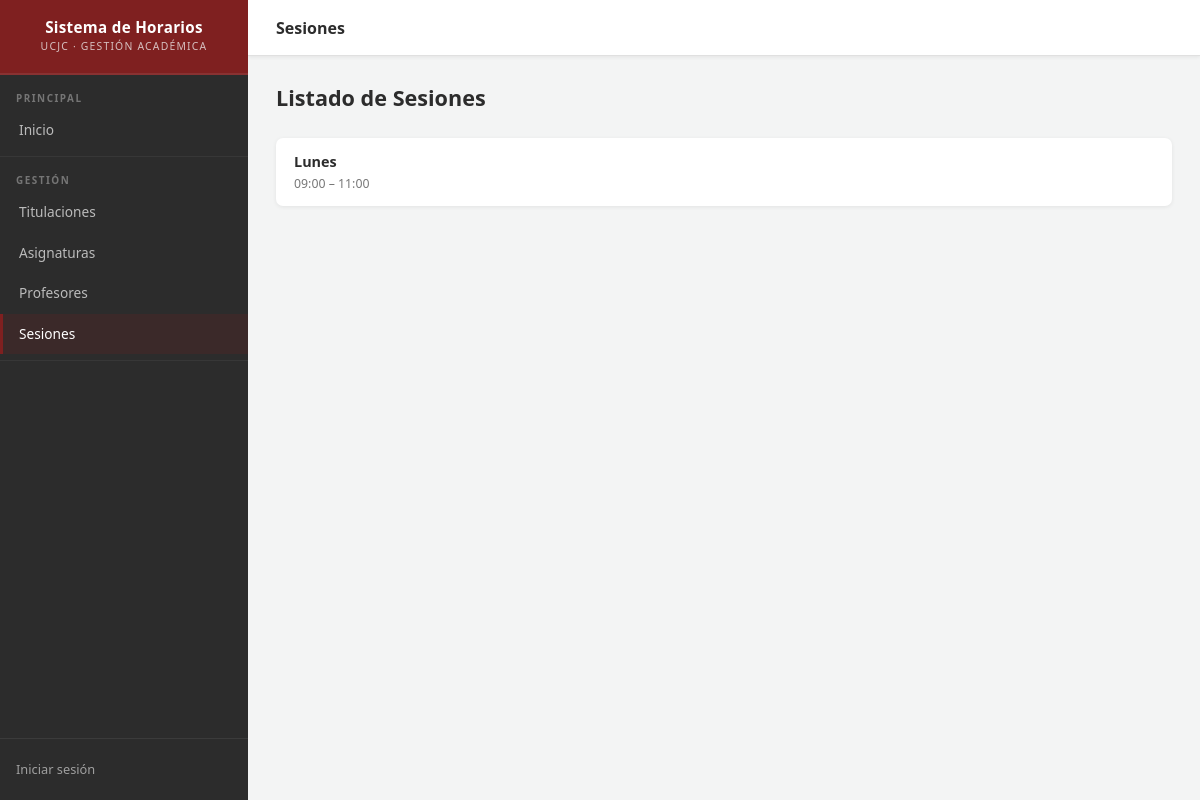
The page /horarios/sesiones/ on the database as committed earlier.
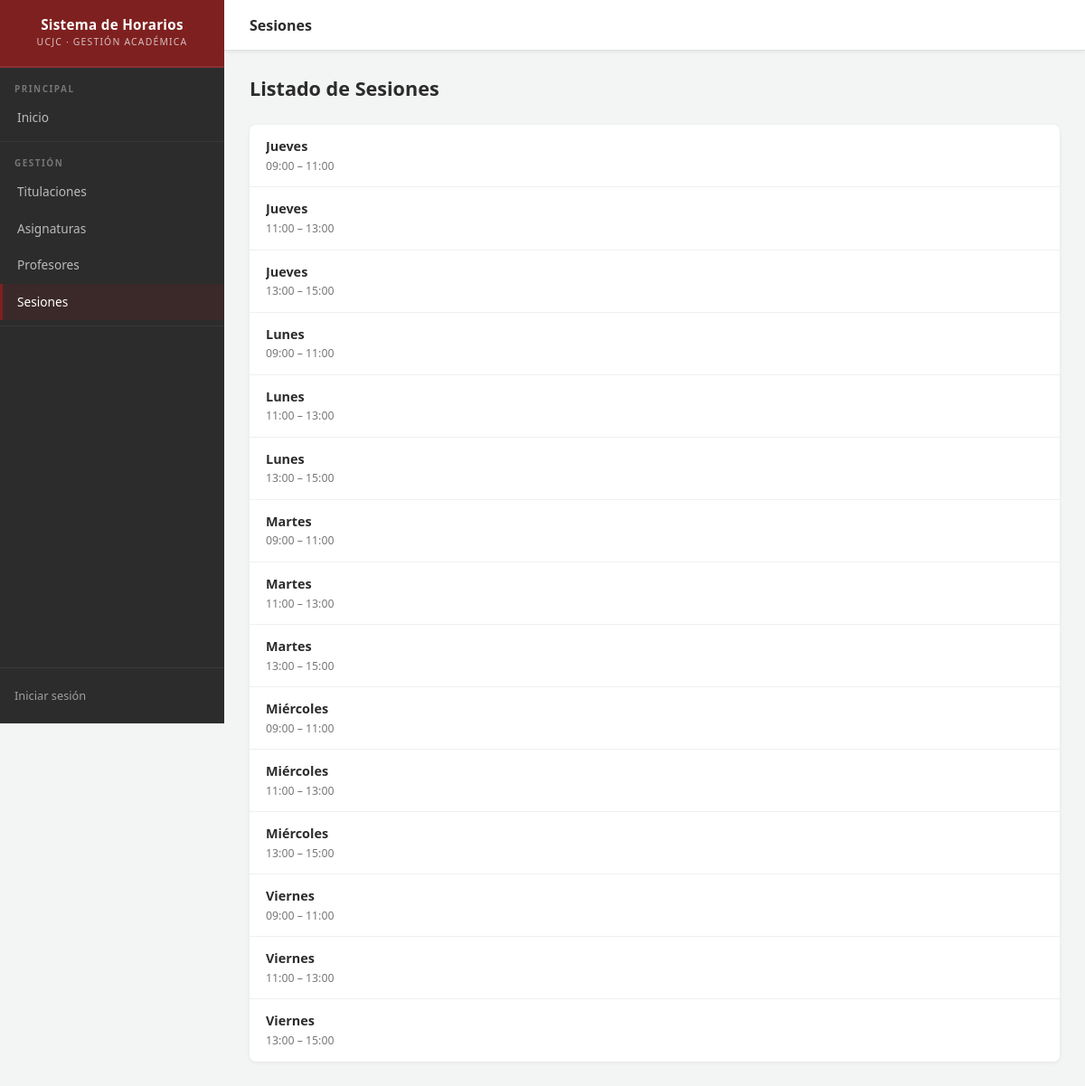
The same page on the database as committed later.
### horarios/models.py (models this page shows, shortened)
class Sesion(models.Model):
    DIAS_SEMANA = [
        ('LUN', 'Lunes'),
        ('MAR', 'Martes'),
        ('MIE', 'Miércoles'),
        ('JUE', 'Jueves'),
        ('VIE', 'Viernes'),
    ]
    dia = models.CharField(max_length=3, choices=DIAS_SEMANA)
    hora_inicio = models.TimeField()
    hora_fin = models.TimeField()
    class Meta:
        ordering = ['dia', 'hora_inicio']

### horarios/views.py (the view)
# urls.py: path('sesiones/', views.SesionListView.as_view(), name='sesiones'),
class SesionListView(generic.ListView):
    model = Sesion
    paginate_by = 15

### horarios/templates/horarios/sesion_list.html (shortened to what this page needs)
{% extends "base_generic.html" %}
{% block page_title %}Sesiones{% endblock %}
{% block content %}
<div class="page-header">
  <h2>Listado de Sesiones</h2>
</div>
{% if sesion_list %}
<div class="card">
  <ul class="item-list">
    {% for sesion in sesion_list %}
    <li>
      <div class="item-main">
        <div class="item-title">{{ sesion.get_dia_display }}</div>
        <div class="item-subtitle">{{ sesion.hora_inicio|time:"H:i" }} – {{ sesion.hora_fin|time:"H:i" }}</div>
      </div>
    </li>
    {% endfor %}
  </ul>
</div>
{% endif %}
{% endblock %}

### horarios/templates/base_generic.html (shortened to what this page needs)
{% load static %}
<!DOCTYPE html>
<html lang="es">
<head>
  <link rel="stylesheet" href="{% static 'css/style.css' %}">
</head>
<body>
<div class="layout">
  <aside class="sidebar">
    <div class="sidebar-brand">
      <div class="brand-title">Sistema de Horarios</div>
      <span class="brand-sub">UCJC · Gestión Académica</span>
    </div>
    <div class="sidebar-section">
      <p class="sidebar-section-label">Principal</p>
      <nav>
        <a href="{% url 'index' %}"
           {% if request.resolver_match.url_name == 'index' %}class="active"{% endif %}>
          Inicio
        </a>
      </nav>
    </div>
    <div class="sidebar-section">
      <p class="sidebar-section-label">Gestión</p>
      <nav>
        <a href="{% url 'titulaciones' %}"
           {% if 'titulacion' in request.resolver_match.url_name %}class="active"{% endif %}>
          Titulaciones
        </a>
        <a href="{% url 'asignaturas' %}"
           {% if 'asignatura' in request.resolver_match.url_name %}class="active"{% endif %}>
          Asignaturas
        </a>
        <a href="{% url 'profesores' %}"
           {% if 'profesor' in request.resolver_match.url_name %}class="active"{% endif %}>
          Profesores
        </a>
        <a href="{% url 'sesiones' %}"
           {% if 'sesion' in request.resolver_match.url_name %}class="active"{% endif %}>
          Sesiones
        </a>
      </nav>
    </div>
    <div class="sidebar-user">
      {% if user.is_authenticated %}
        <span class="user-label">Usuario</span>
        <span class="user-name">{{ user.get_username }}</span>
        <form action="{% url 'logout' %}" method="post">
          {% csrf_token %}
          <button type="submit" class="btn-logout">Cerrar sesión</button>
        </form>
      {% else %}
        <a href="{% url 'login' %}?next={{ request.path }}" class="sidebar-login-link">
          Iniciar sesión
        </a>
      {% endif %}
    </div>
  </aside>
  <div class="main-wrapper">
    <div class="top-bar">
      <div class="top-bar-title">{% block page_title %}Sistema de Horarios{% endblock %}</div>
    </div>
    <div class="page-body">
      {% block content %}{% endblock %}
    </div>
  </div>
</div>
</body>
</html>

### static/css/style.css (style rules this page uses)
:root { --crimson: #7F2020; --crimson-dark: #5a1515; --crimson-light: #a33d3d; --crimson-hover: #6b1a1a; --off-white: #F3F4F4; --charcoal: #2C2C2C; --charcoal-light: #3f3f3f; --white: #ffffff; --border: #e0e0e0; --border-light: #f0f0f0; --text-muted: #777; --sidebar-width: 248px; --topbar-height: 56px; --radius: 7px; --shadow-sm: 0 1px 4px rgba(0,0,0,0.07); --shadow: 0 2px 10px rgba(0,0,0,0.09); }
*, *::before, *::after { box-sizing: border-box; margin: 0; padding: 0; }
html { scroll-behavior: smooth; }
body { font-family: 'Segoe UI', system-ui, -apple-system, BlinkMacSystemFont, sans-serif; background: var(--off-white); color: var(--charcoal); min-height: 100vh; font-size: 15px; line-height: 1.5; }
a { color: var(--crimson); text-decoration: none; }
ul, ol { padding-left: 1.2em; }
.layout { display: flex; min-height: 100vh; }
.sidebar { width: var(--sidebar-width); min-height: 100vh; background: var(--charcoal); color: var(--off-white); display: flex; flex-direction: column; position: fixed; top: 0; left: 0; z-index: 200; overflow-y: auto; overflow-x: hidden; }
.sidebar-brand { background: var(--crimson); padding: 18px 16px; text-align: center; border-bottom: 2px solid rgba(255,255,255,0.08); flex-shrink: 0; }
.sidebar-brand .brand-title { font-size: 0.95rem; font-weight: 700; color: white; letter-spacing: 0.3px; line-height: 1.2; }
.sidebar-brand .brand-sub { display: block; font-size: 0.65rem; font-weight: 400; opacity: 0.75; margin-top: 3px; letter-spacing: 1.2px; text-transform: uppercase; }
.sidebar-section { padding: 6px 0; border-bottom: 1px solid rgba(255,255,255,0.05); }
.sidebar-section-label { padding: 10px 16px 4px; font-size: 0.62rem; letter-spacing: 1.5px; text-transform: uppercase; color: rgba(255,255,255,0.35); font-weight: 600; }
.sidebar nav a { display: flex; align-items: center; gap: 9px; padding: 10px 16px; color: rgba(255,255,255,0.68); font-size: 0.855rem; font-weight: 500; transition: all 0.18s ease; border-left: 3px solid transparent; text-decoration: none; }
.sidebar nav a.active { background: rgba(127,32,32,0.18); color: white; border-left-color: var(--crimson); }
.sidebar-user { margin-top: auto; padding: 14px 16px; border-top: 1px solid rgba(255,255,255,0.07); flex-shrink: 0; }
.sidebar-login-link { display: block; color: rgba(255,255,255,0.55); font-size: 0.8rem; text-decoration: none; padding: 7px 0; }
.main-wrapper { margin-left: var(--sidebar-width); flex: 1; display: flex; flex-direction: column; min-height: 100vh; min-width: 0; }
.top-bar { height: var(--topbar-height); background: white; border-bottom: 1px solid var(--border); padding: 0 28px; display: flex; align-items: center; justify-content: space-between; position: sticky; top: 0; z-index: 100; box-shadow: var(--shadow-sm); flex-shrink: 0; }
.top-bar-title { font-size: 1rem; font-weight: 700; color: var(--charcoal); }
.page-body { padding: 26px 28px; flex: 1; }
.page-header { display: flex; align-items: center; justify-content: space-between; margin-bottom: 24px; flex-wrap: wrap; gap: 12px; }
.page-header h2 { font-size: 1.35rem; font-weight: 700; color: var(--charcoal); }
.card { background: white; border-radius: var(--radius); box-shadow: var(--shadow-sm); overflow: hidden; margin-bottom: 8px; }
.item-list { list-style: none; padding: 0; }
.item-list li { display: flex; align-items: center; justify-content: space-between; padding: 13px 18px; border-bottom: 1px solid var(--border-light); gap: 12px; transition: background 0.12s; }
.item-list li:last-child { border-bottom: none; }
.item-main { flex: 1; min-width: 0; }
.item-title { font-weight: 600; color: var(--charcoal); font-size: 0.9rem; margin-bottom: 2px; overflow: hidden; text-overflow: ellipsis; white-space: nowrap; }
.item-subtitle { font-size: 0.77rem; color: var(--text-muted); overflow: hidden; text-overflow: ellipsis; white-space: nowrap; }

Rows that differ between the two databases and show on the page:
added Sesion: dia "Jueves", hora_inicio "09:00", hora_fin "11:00"
added Sesion: dia "Jueves", hora_inicio "11:00", hora_fin "13:00"
added Sesion: dia "Jueves", hora_inicio "13:00", hora_fin "15:00"
added Sesion: dia "Lunes", hora_inicio "11:00", hora_fin "13:00"
added Sesion: dia "Lunes", hora_inicio "13:00", hora_fin "15:00"
added Sesion: dia "Martes", hora_inicio "09:00", hora_fin "11:00"
added Sesion: dia "Martes", hora_inicio "11:00", hora_fin "13:00"
added Sesion: dia "Martes", hora_inicio "13:00", hora_fin "15:00"
added Sesion: dia "Miércoles", hora_inicio "09:00", hora_fin "11:00"
added Sesion: dia "Miércoles", hora_inicio "11:00", hora_fin "13:00"
added Sesion: dia "Miércoles", hora_inicio "13:00", hora_fin "15:00"
added Sesion: dia "Viernes", hora_inicio "09:00", hora_fin "11:00"
added Sesion: dia "Viernes", hora_inicio "11:00", hora_fin "13:00"
added Sesion: dia "Viernes", hora_inicio "13:00", hora_fin "15:00"
